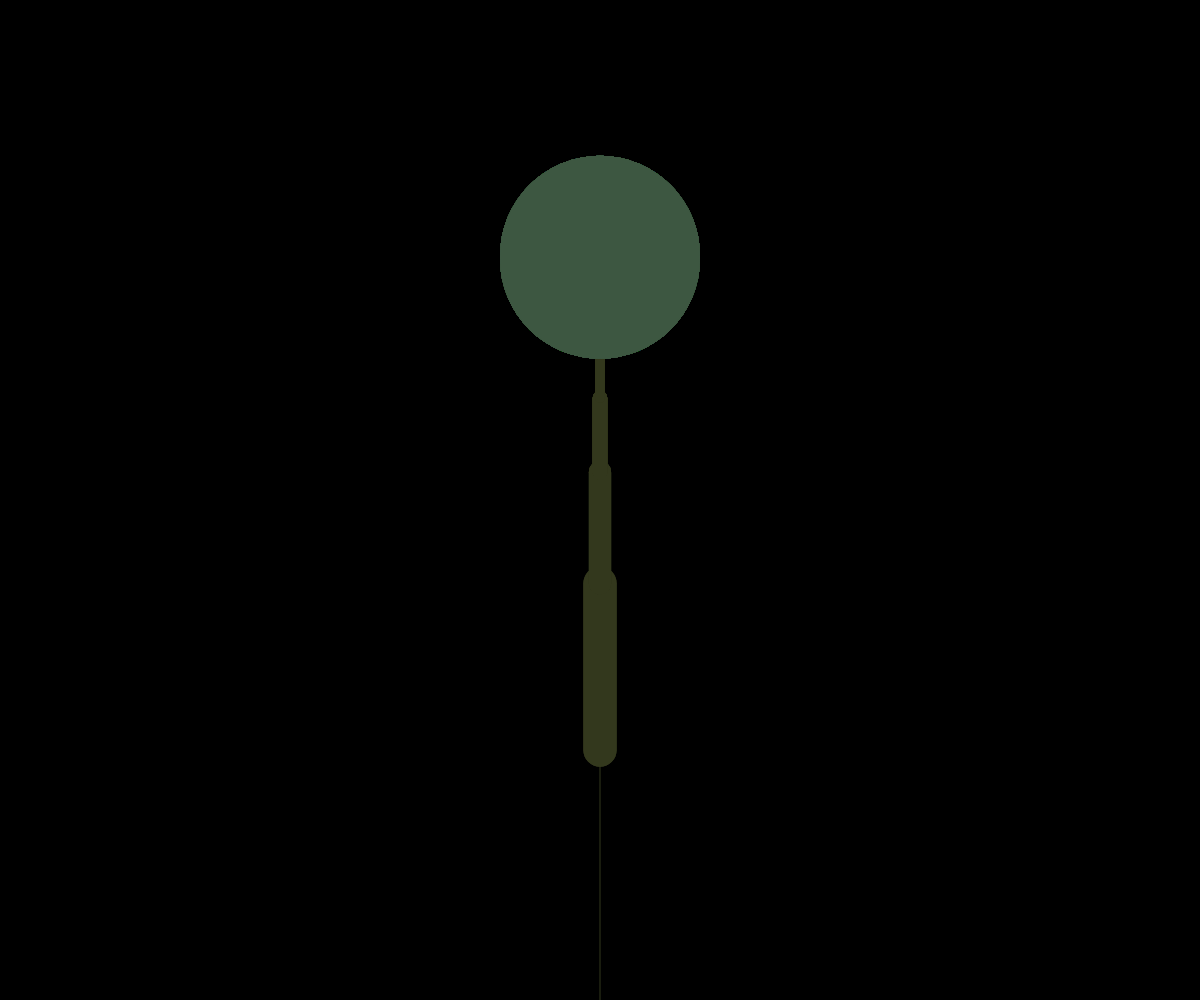
Frame 1 (no input)
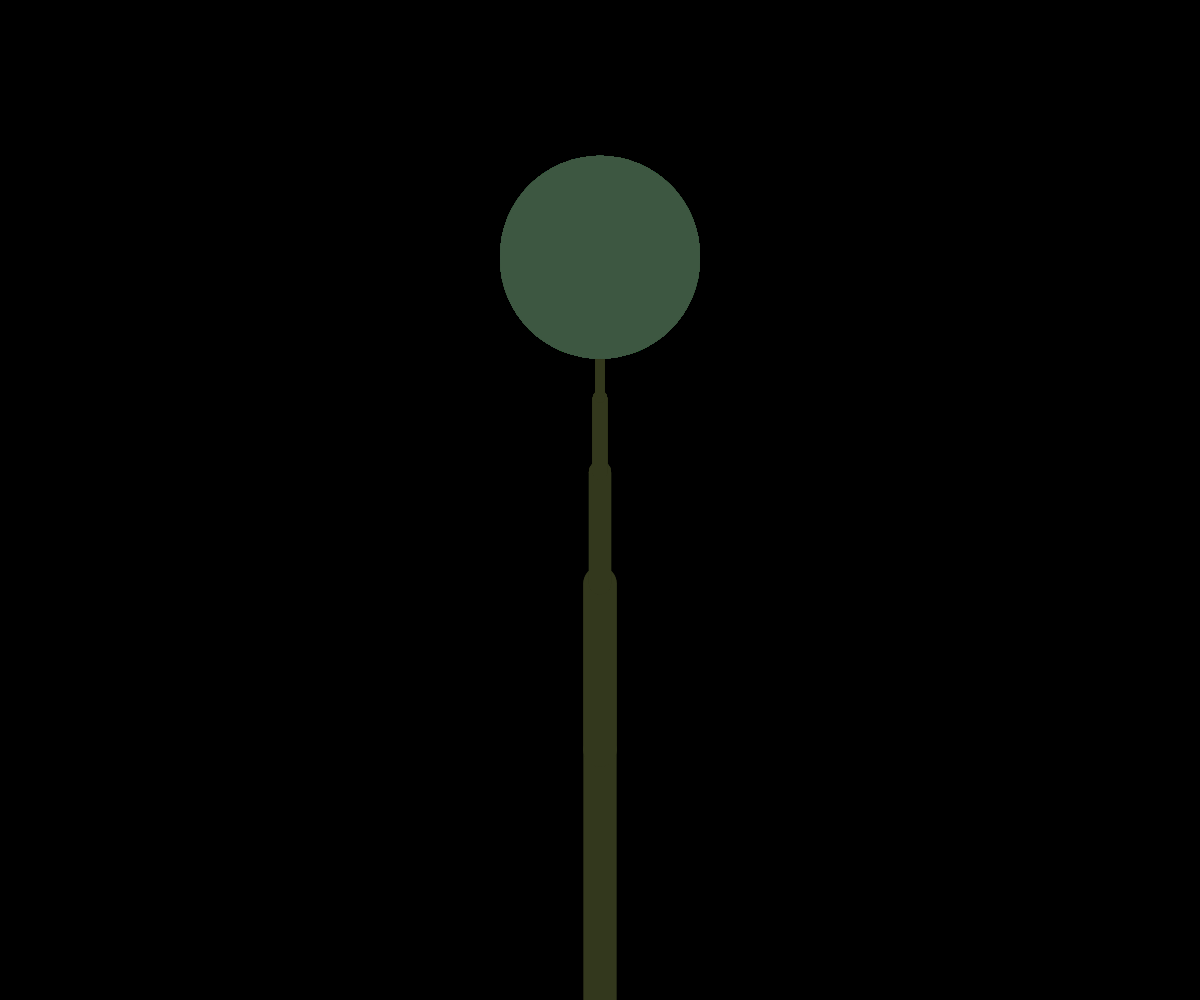
Frame 60 (no input)
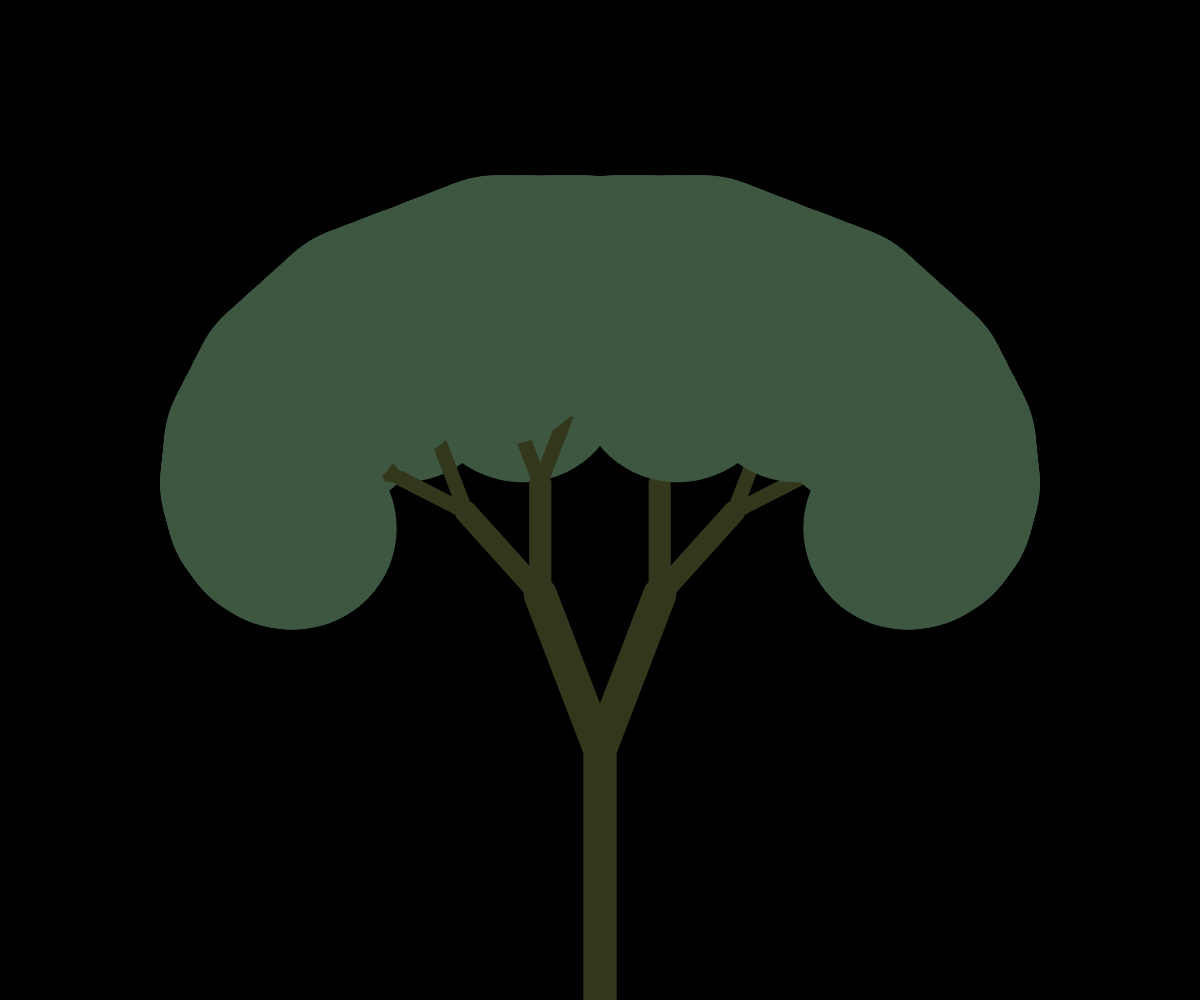
Frame 120 (the mouse pressed at the canvas centre since frame 60)

The p5.js sketch that drew these frames (run headless with seeded random() and noise() and a simulated clock; from frame 60 on, the mouse is pressed at the canvas centre):

// p5.js sketch
// ── sketch.js
var elapsedTime = 0;
var speed = 0.0002;

var theta = 0;

var col1;
var col2;

var sizeRef;
var baseWeight = 10;

var colorStem;
var colorLeaves;

function setup() {
  createCanvas(windowWidth, windowHeight);

  if (windowWidth < windowHeight) sizeRef = windowWidth;
  else sizeRef = windowHeight;

  colorMode(HSB, 100);
  colorStem = color(20, 49, 22);
  colorLeaves = color(36, 30, 34);

  background(0);

  randomizeColors();
}

function mousePressed() {
  randomizeColors();
}

function windowResized() {
  resizeCanvas(windowWidth, windowHeight);

  if (windowWidth < windowHeight) sizeRef = windowWidth;
  else sizeRef = windowHeight;
}

function randomizeColors() {
  var r = random(100);
  col1 = color(r, 100, 60);
  col2 = color((r + 50) % 100, 100, 60);
  background(color((r + 33) % 100, 100, 60));
}

function draw() {
  background(0);
  stroke(lerpColor(col1, col2, noise(elapsedTime * speed)));
  // Let's pick an angle 0 to 90 degrees based on the mouse position
  //var a = (mouseX / windowWidth) * 90;
  var a = 7;

  //var s = map(sin(elapsedTime * speed * noise(elapsedTime * speed)), -1, 1, 0.5, 12);
  var s = mouseX * 0.005;


  theta = radians(a * s);  // Convert it to radians

  translate(windowWidth / 2, windowHeight);  // Start the tree from the bottom of the screen

  stroke(colorStem);
  line(0, 0, 0, -sizeRef / 4);  // Draw a line 120 pixels
  // Move to the end of that line
  translate(0, -sizeRef / 4);
  // Start the recursive branching!
  branch(sizeRef / 4);

  elapsedTime += deltaTime;
}

function branch(h) {
  // Each branch will be 2/3rds the size of the previous one
  h *= 2 / 3;
  strokeWeight(h / 5);

  // All recursive functions must have an exit condition!!!!
  // Here, ours is when the length of the branch is 2 pixels or less
  if (h < 2) return;

  if (h * (2 / 3) < 2) { stroke(colorLeaves); strokeWeight(baseWeight*20); }
  else { stroke(colorStem) };

  push();    // Save the current state of transformation (i.e. where are we now)
  rotate(theta);   // Rotate by theta
  line(0, 0, 0, -h);  // Draw the branch
  translate(0, -h); // Move to the end of the branch
  branch(h);       // Ok, now call myself to draw two new branches!!
  pop();     // Whenever we get back here, we "pop" in order to restore the previous matrix state

  // Repeat the same thing, only branch off to the "left" this time!
  push();
  rotate(-theta);
  line(0, 0, 0, -h);
  translate(0, -h);
  branch(h);
  pop();
}



function fromAngle(angle, scale = 1) {
  return createVector(cos(angle) * scale, sin(angle) * scale);
}
